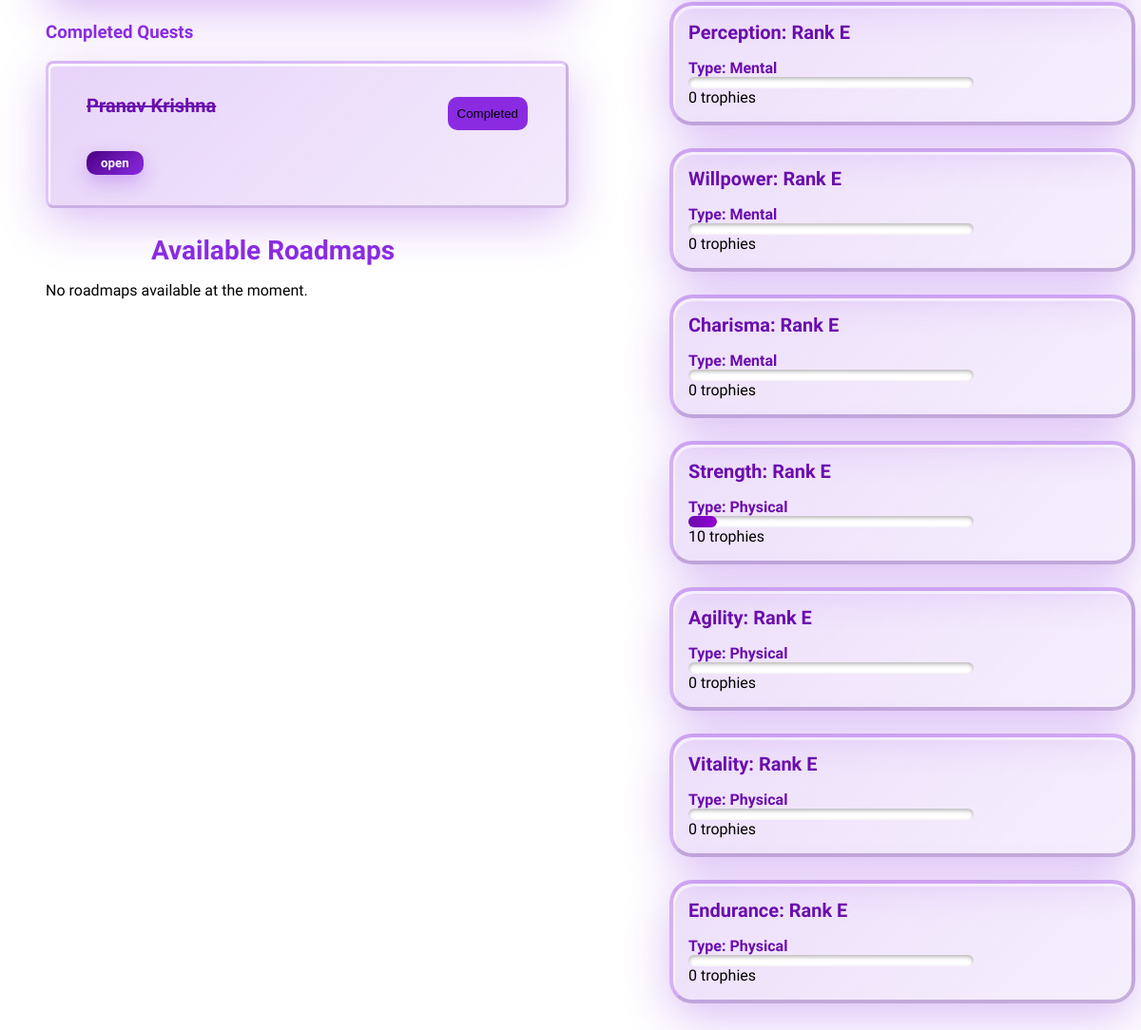
The app's page /home/ (signed in, lower part), older data.
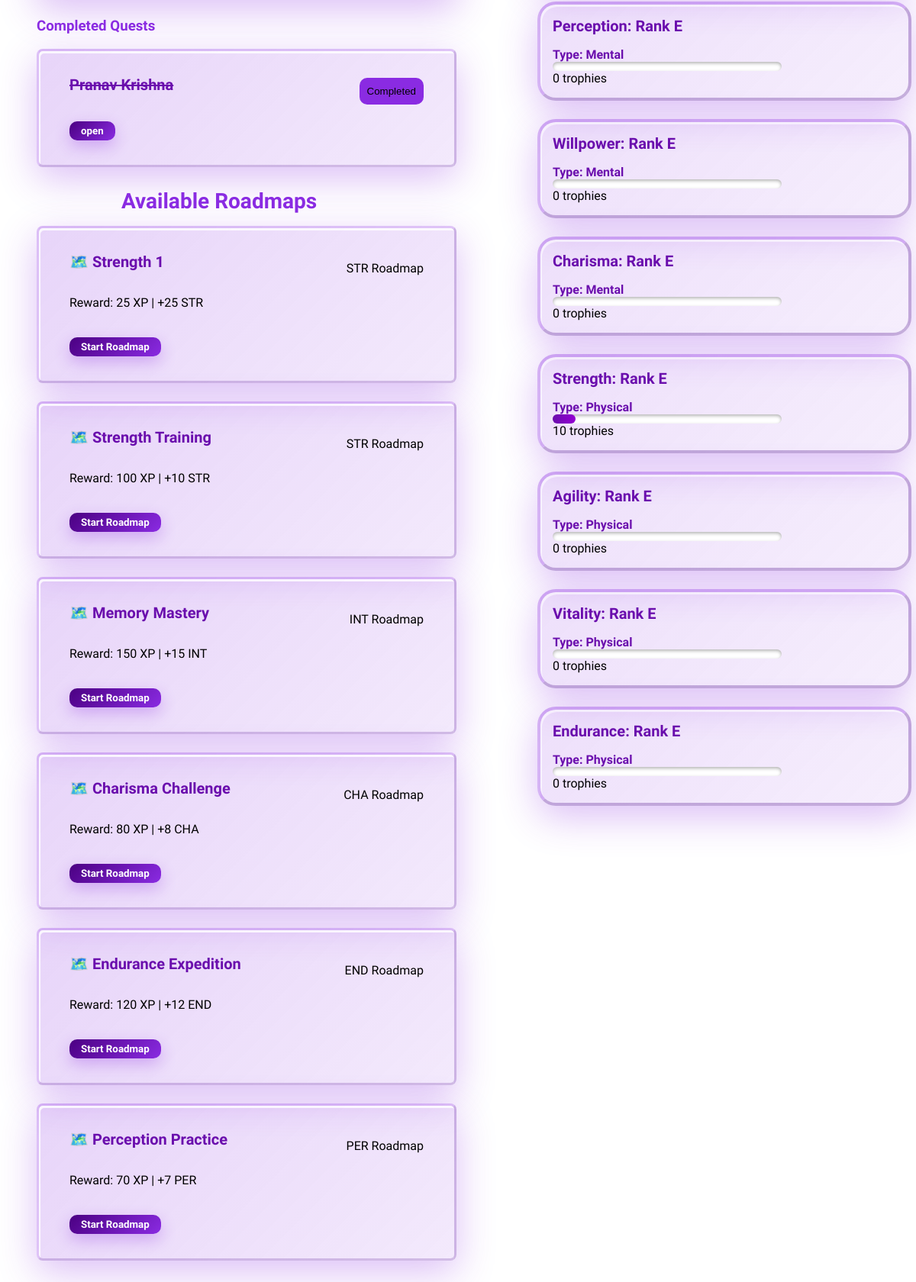
The same page, newer data.
### home/models.py (models this page shows, shortened)
class List(models.Model):
    user = models.ForeignKey(User, on_delete=models.CASCADE)
    name = models.CharField(max_length=100)
    difficulty = models.CharField(max_length=50, default='Easy')
    created_at = models.DateTimeField(auto_now_add=True)
    is_completed = models.BooleanField(default=False)

class StatQuest(models.Model):
    STAT_CHOICES = [
        ('STR', 'Strength'), ('PER', 'Perception'), ('WIL', 'Willpower'),
        ('CHA', 'Charisma'), ('INT', 'Intelligence'), ('AGI', 'Agility'),
        ('VIT', 'Vitality'), ('END', 'Endurance')
    ]
    name = models.CharField(max_length=100)
    category = models.CharField(max_length=3, choices=STAT_CHOICES)
    difficulty = models.CharField(max_length=20, default='Easy')
    xp_reward = models.IntegerField()
    trophy_reward = models.IntegerField()

### home/views.py (the view)
# urls.py: 2. Add a URL to urlpatterns:  path('', views.home, name='home')
@login_required
def home(request):
    user_profile = User_profile.objects.filter(user=request.user).first()
    if request.method == 'POST':
        listForm = ListForm(request.POST)
        if listForm.is_valid():
            new_list = listForm.save(commit=False)
            new_list.user = request.user
            new_list.save()
            return HttpResponseRedirect('/home/')
    else:
        listform = ListForm()
    if not user_profile or not user_profile.is_quiz_completed:
        return HttpResponseRedirect('/quiz/1/')
    current_level_threshold = calculate_threshold(user_profile.level)
    previous_level_threshold = calculate_threshold(user_profile.level - 1)
    level_range = current_level_threshold - previous_level_threshold
    xp_progress = user_profile.xp - previous_level_threshold
    xp_to_gain = level_range - xp_progress
    if user_profile.xp >= calculate_threshold(user_profile.level):
        user_profile.level += 1
        user_profile.save()
    Quests = List.objects.filter(user=request.user, is_completed=False)
    completed_quests = List.objects.filter(user=request.user, is_completed=True)
    started_quest_ids = UserQuestProgress.objects.filter(user=request.user).values_list('quest_id', flat=True)
    available_roadmaps = StatQuest.objects.exclude(id__in=started_quest_ids)
    active_stat_quests = UserQuestProgress.objects.filter(
        user=request.user,
        is_completed=False
    ).select_related('quest')
    int_rank = calculate_rank(user_profile.INT_trophies)
    per_rank = calculate_rank(user_profile.PER_trophies)
    wil_rank = calculate_rank(user_profile.WIL_trophies)
    cha_rank = calculate_rank(user_profile.CHA_trophies)
    str_rank = calculate_rank(user_profile.STR_trophies)
    agi_rank = calculate_rank(user_profile.AGI_trophies)
    vit_rank = calculate_rank(user_profile.VIT_trophies)
    end_rank = calculate_rank(user_profile.END_trophies)
    mental_stats = [
        {'name': 'Intelligence', 'rank': int_rank, 'trophies': user_profile.INT_trophies},
        {'name': 'Perception', 'rank': per_rank, 'trophies': user_profile.PER_trophies},
        {'name': 'Willpower', 'rank': wil_rank, 'trophies': user_profile.WIL_trophies},
        {'name': 'Charisma', 'rank': cha_rank, 'trophies': user_profile.CHA_trophies},
    ]
    physical_stats = [
        {'name': 'Strength', 'rank': str_rank, 'trophies': user_profile.STR_trophies},
        {'name': 'Agility', 'rank': agi_rank, 'trophies': user_profile.AGI_trophies},
        {'name': 'Vitality', 'rank': vit_rank, 'trophies': user_profile.VIT_trophies},
        {'name': 'Endurance', 'rank': end_rank, 'trophies': user_profile.END_trophies},
    ]
    return render(request, 'home.html', {
        'user_details': user_profile,
        'level_range': level_range,
        'xp_progress': xp_progress,
        'xp_to_gain': xp_to_gain,
        'Quests': Quests,
        'completed_quests': completed_quests,
        'listform': listform,
        'mental_stats': mental_stats,
        'physical_stats': physical_stats,
        'available_roadmaps': available_roadmaps,
        'active_roadmaps': active_stat_quests
    })

### authentication/models.py (called while the page is built)
    def __str__(self):
        return self.username

### home/views.py (called while the page is built)
def calculate_threshold(level):
    return int(100 * (level ** 2))

def calculate_rank(trophies):
    if trophies >= 5000:
        return 'S'
    elif trophies >= 3500:
        return 'A'
    elif trophies >= 2200:
        return 'B'
    elif trophies >= 1200:
        return 'C'
    elif trophies >= 500:
        return 'D'
    else:
        return 'E'

### templates/home.html (shortened to what this page needs)
{% load static %}
<!DOCTYPE html>
<html lang="en">
<head>
    <link rel="stylesheet" href="{% static 'CSS/style.css' %}">
</head>
<body>
  {% block content %}
  <section class="quests-body">
  <section class="quests-section">
    <h1 class="heading">Completed Quests</h1>
    {% if completed_quests.count > 0 %}
    {% for quest in completed_quests %}
      <div class="quest-card">
        <div>
          <h2><strike>{{ quest.name }}</strike></h2>
          <form action="{% url 'delete_quest' quest.id %}" method="POST" style="display:inline;">
            <button type="submit" class="delete-btn" onclick="return confirm('Are you sure you want to delete this quest?');">
                Completed
            </button>
        </form>
        </div>
        <button class="open-btn" onclick="window.location.href = '/{{ quest.name }}/'">open</button>
      </div>
      {% endfor %}
    {% else %}
      <div class="empty-completed">
        <p>No completed quests yet. Complete some quests to see them here!</p>
      </div>
    {% endif %}
      <h1 class="stat-heading">Available Roadmaps</h1>
    {% if available_roadmaps %}
    <div class="roadmap-container">
      {% for roadmap in available_roadmaps %}
      <div class="quest-card">
        <div>
          <h2>🗺️ {{ roadmap.name }}</h2>
          <span class="roadmap-badge">{{ roadmap.category }} Roadmap</span>
        </div>
        <p>Reward: {{ roadmap.xp_reward }} XP | +{{ roadmap.trophy_reward }} {{ roadmap.category }}</p>
        <button class="open-btn" onclick="window.location.href='{% url 'start_roadmap' roadmap.id %}'">
          Start Roadmap
        </button>
      </div>
      {% endfor %}
    </div>
    {% else %}
    <div class="empty-completed">
      <p>No roadmaps available at the moment.</p>
    </div>
    {% endif %}
  </section>
  <section class="stats-section">
    {% for stat in mental_stats %}
    <div class="stat-card">
      <h2>{{ stat.name }}: Rank {{ stat.rank }}</h2>
      <p>Type: Mental</p>
      <progress class="stat-progress" value="{{ stat.trophies }}" max="100"></progress><label for="stat-progress">{{ stat.trophies }} trophies</label>
    </div>
    {% endfor %}
    {% for stat in physical_stats %}
    <div class="stat-card">
      <h2>{{ stat.name }}: Rank {{ stat.rank }}</h2>
      <p>Type: Physical</p>
      <progress class="stat-progress" value="{{ stat.trophies }}" max="100"></progress><label for="stat-progress">{{ stat.trophies }} trophies</label>
    </div>
    {% endfor %}
  </section>
  </section>
  {% endblock content%}
</body>
</html>

Row changes from the older to the newer data that the page shows:
added StatQuest: name "Strength 1", category "STR", xp_reward "25", trophy_reward "25"
added StatQuest: name "Strength Training", category "STR", xp_reward "100", trophy_reward "10"
added StatQuest: name "Memory Mastery", category "INT", xp_reward "150", trophy_reward "15"
added StatQuest: name "Charisma Challenge", category "CHA", xp_reward "80", trophy_reward "8"
added StatQuest: name "Endurance Expedition", category "END", xp_reward "120", trophy_reward "12"
added StatQuest: name "Perception Practice", category "PER", xp_reward "70", trophy_reward "7"
Text that changed along with them:
text no longer shown: "No roadmaps available at the moment."
